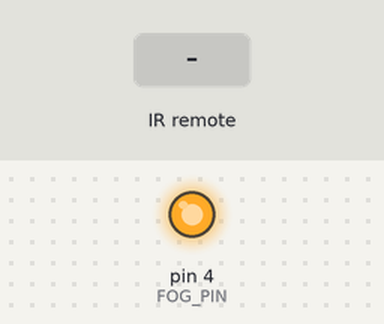
Bench run of a program on a simulated Arduino Nano, built with avr-gcc and run on an emulated ATmega328P. Shown: output pins drawn as LEDs (lit = HIGH). Inputs (shaded band) come from the test bench. Pins used as bus, display or sensor lines are not drawn.

Above: at 1.2 s.
1.3 s: infrared code 0xFF6897 received
At 2.1 s:
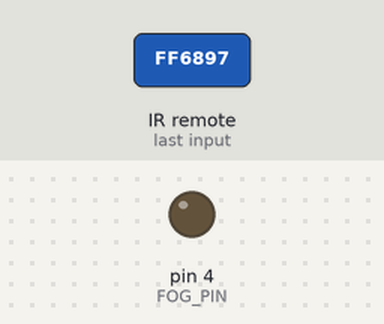
Timing chart, 0 to 4.3 s (numbered marks = the images above; inputs shaded):
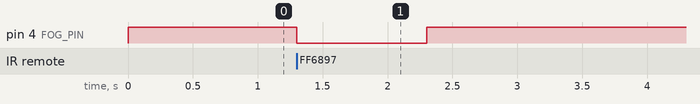

The program:

main.cpp
```cpp
#include <Arduino.h>
#include <IRremote.h>

//IR Receiver pin
constexpr int RECV_PIN = 2;

//Relay HIGH --> OFF; LOW --> ON (FOGGING)
constexpr int FOG_PIN = 4;

//Power pin for IR Decoder
constexpr int POWER_PIN = 3;

IRrecv irrecv(RECV_PIN);
decode_results results;
unsigned long key_value = 0;

//Is fog pin on ?
bool isFogging = false;

//Fog timer
constexpr int FOG_DELAY = 1000;
unsigned long wait_time = 0;

void endFog() {
  //End fog
  isFogging = false;
  digitalWrite(FOG_PIN, HIGH);
}

void startFog() {
  //Start fog
  isFogging = true;
  digitalWrite(FOG_PIN, LOW);

  //Increase timer for fogging
  wait_time = millis() + FOG_DELAY;
}

void setup(){
  //Prepare power pin
  pinMode(POWER_PIN, OUTPUT);
  digitalWrite(POWER_PIN, HIGH);

  //Do not fog when started
  pinMode(FOG_PIN, OUTPUT);
  digitalWrite(FOG_PIN, HIGH);
  isFogging = false;

  Serial.begin(9600);
  irrecv.enableIRIn();
  irrecv.blink13(true);
}

void loop(){
  //Check timer
  if(wait_time < millis() and isFogging) {
    endFog();
  }

  //Decode
  if (irrecv.decode(&results)){
        if (results.value == 0XFFFFFFFF)
          results.value = key_value;

        //Switch between few values --> If ever needed... now all does the same.
        switch(results.value){
          case 0xFF6897:
            startFog();
            break ;
          case 0xFF30CF:
            startFog();
            break ;
          case 0xFF18E7:
            startFog();
            break ;
          case 0xFF7A85:
            startFog();
            break ;
          case 0xFF10EF:
            startFog();
            break ;
          case 0xFF38C7:
            startFog();
            break ;
          case 0xFF5AA5:
            startFog();
            break ;
          case 0xFF42BD:
            startFog();
            break ;
          case 0xFF4AB5:
            startFog();
            break ;
          case 0xFF52AD:
            startFog();
            break ;
        }
        key_value = results.value;
        irrecv.resume();
  }
}
```

Measured:
- after the input at 1.3 s, pin 4 (FOG_PIN): HIGH → LOW at once, → HIGH 1.0 s later
